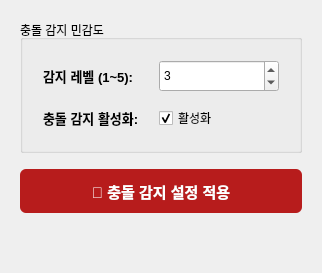
                 <widget class="QWidget" name="tab_motion_collision">
                  <attribute name="title">
                   <string>🛡️ 충돌 감지</string>
                  </attribute>
                  <layout class="QVBoxLayout" name="vl_motion_collision">
                   <property name="spacing">
                    <number>16</number>
                   </property>
                   <property name="leftMargin">
                    <number>20</number>
                   </property>
                   <property name="topMargin">
                    <number>20</number>
                   </property>
                   <property name="rightMargin">
                    <number>20</number>
                   </property>
                   <property name="bottomMargin">
                    <number>20</number>
                   </property>
                   <item>
                    <widget class="QGroupBox" name="groupBox_collision">
                     <property name="title">
                      <string>충돌 감지 민감도</string>
                     </property>
                     <layout class="QFormLayout" name="formLayout_collision">
                      <property name="horizontalSpacing">
                       <number>20</number>
                      </property>
                      <property name="verticalSpacing">
                       <number>14</number>
                      </property>
                      <property name="leftMargin">
                       <number>20</number>
                      </property>
                      <property name="topMargin">
                       <number>20</number>
                      </property>
                      <property name="rightMargin">
                       <number>20</number>
                      </property>
                      <property name="bottomMargin">
                       <number>20</number>
                      </property>
                      <item row="0" column="0">
                       <widget class="QLabel" name="lbl_collision_level">
                        <property name="styleSheet"><string>font-size: 13px; font-weight: bold;</string></property>
                        <property name="text">
                         <string>감지 레벨 (1~5):</string>
                        </property>
                       </widget>
                      </item>
                      <item row="0" column="1">
                       <widget class="QSpinBox" name="spin_collision_level">
                        <property name="minimumSize">
                         <size>
                          <width>120</width>
                          <height>32</height>
                         </size>
                        </property>
                        <property name="toolTip">
                         <string>1: 최대 민감 / 5: 최소 민감</string>
                        </property>
                        <property name="minimum">
                         <number>1</number>
                        </property>
                        <property name="maximum">
                         <number>5</number>
                        </property>
                        <property name="value">
                         <number>3</number>
                        </property>
                       </widget>
                      </item>
                      <item row="1" column="0">
                       <widget class="QLabel" name="lbl_collision_enable">
                        <property name="styleSheet"><string>font-size: 13px; font-weight: bold;</string></property>
                        <property name="text">
                         <string>충돌 감지 활성화:</string>
                        </property>
                       </widget>
                      </item>
                      <item row="1" column="1">
                       <widget class="QCheckBox" name="check_collision_enable">
                        <property name="text">
                         <string>활성화</string>
                        </property>
                        <property name="checked">
                         <bool>true</bool>
                        </property>
                       </widget>
                      </item>
                     </layout>
                    </widget>
                   </item>
                   <item>
                    <widget class="QPushButton" name="btn_apply_collision">
                     <property name="minimumSize">
                      <size>
                       <width>0</width>
                       <height>44</height>
                      </size>
                     </property>
                     <property name="styleSheet">
                      <string>background-color: #B71C1C; color: white; font-size: 15px; font-weight: bold; border-radius: 6px;</string>
                     </property>
                     <property name="text">
                      <string>💾 충돌 감지 설정 적용</string>
                     </property>
                    </widget>
                   </item>
                   <item>
                    <spacer name="spacer_collision_bottom">
                     <property name="orientation">
                      <enum>Qt::Vertical</enum>
                     </property>
                     <property name="sizeHint" stdset="0">
                      <size>
                       <width>20</width>
                       <height>40</height>
                      </size>
                     </property>
                    </spacer>
                   </item>
                  </layout>
                 </widget>
